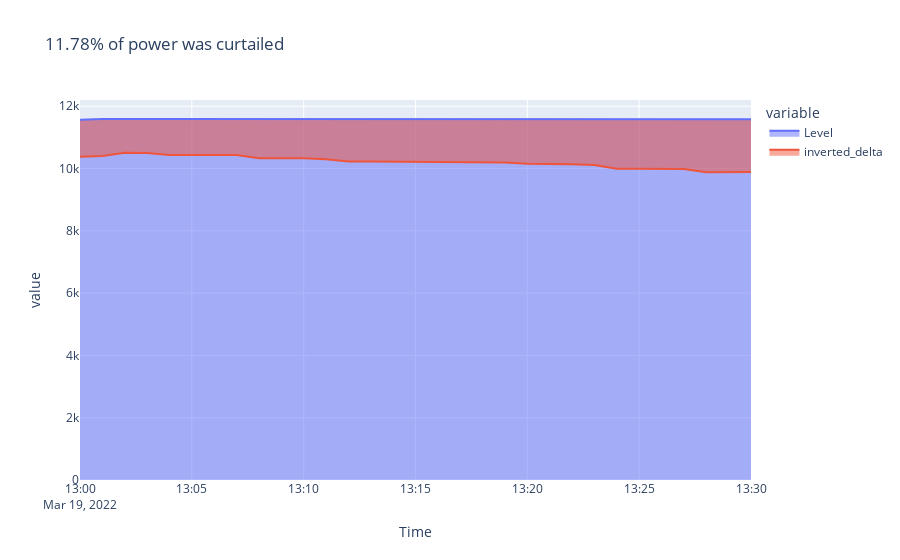

Here is the notebook cell this chart was saved with:
### Markdown cell above
Comparing just to wind, this is about 10% of wind power:

### Code cell
wind_sum = (
    df_generation[df_generation["Fuel Type"] == "WIND"]
    .groupby("Time")
    .sum()
    .reset_index()
)

df_generation_with_curtailment = (
    wind_sum.set_index("Time")
    .join(df_curtailment_all.groupby("Time").sum()["delta"], how="left")
    .reset_index()
)
df_generation_with_curtailment["inverted_delta"] = -df_generation_with_curtailment[
    "delta"
]

pct_curtailment = (
    df_generation_with_curtailment["delta"].sum()
    / df_generation_with_curtailment["Level"].sum()
    * 100
)
px.area(
    df_generation_with_curtailment,
    "Time",
    ["Level", "inverted_delta"],
    title=f"{pct_curtailment:.2f}% of power was curtailed",
)

### Figure 1 — Plotly figure (JSON) as saved in the notebook; plotly's stock layout.template omitted (floating-point values rounded to 4 significant figures)
{"data": [{"fillpattern": {"shape": ""}, "hovertemplate": "variable=Level<br>Time=%{x}<br>value=%{y}<extra></extra>", "legendgroup": "Level", "line": {"color": "#636efa"}, "marker": {"symbol": "circle"}, "mode": "lines", "name": "Level", "orientation": "v", "showlegend": true, "stackgroup": "1", "type": "scatter", "x": ["2022-03-19T13:00:00", "2022-03-19T13:01:00", "2022-03-19T13:02:00", "2022-03-19T13:03:00", "2022-03-19T13:04:00", "2022-03-19T13:05:00", "2022-03-19T13:06:00", "2022-03-19T13:07:00", "2022-03-19T13:08:00", "2022-03-19T13:09:00", "2022-03-19T13:10:00", "2022-03-19T13:11:00", "2022-03-19T13:12:00", "2022-03-19T13:13:00", "2022-03-19T13:14:00", "2022-03-19T13:15:00", "2022-03-19T13:16:00", "2022-03-19T13:17:00", "2022-03-19T13:18:00", "2022-03-19T13:19:00", "2022-03-19T13:20:00", "2022-03-19T13:21:00", "2022-03-19T13:22:00", "2022-03-19T13:23:00", "2022-03-19T13:24:00", "2022-03-19T13:25:00", "2022-03-19T13:26:00", "2022-03-19T13:27:00", "2022-03-19T13:28:00", "2022-03-19T13:29:00", "2022-03-19T13:30:00"], "xaxis": "x", "y": [11562, 11590.0, 11590.0, 11590.0, 11590.0, 11586, 11590.0, 11580.0, 11580.0, 11580.0, 11582, 11580.0, 11580.0, 11580.0, 11580.0, 11578, 11580.0, 11580.0, 11580.0, 11570.0, 11574, 11570.0, 11570.0, 11570.0, 11570.0, 11570, 11570.0, 11570.0, 11570.0, 11570.0, 11582], "yaxis": "y"}, {"fillpattern": {"shape": ""}, "hovertemplate": "variable=inverted_delta<br>Time=%{x}<br>value=%{y}<extra></extra>", "legendgroup": "inverted_delta", "line": {"color": "#EF553B"}, "marker": {"symbol": "circle"}, "mode": "lines", "name": "inverted_delta", "orientation": "v", "showlegend": true, "stackgroup": "1", "type": "scatter", "x": ["2022-03-19T13:00:00", "2022-03-19T13:01:00", "2022-03-19T13:02:00", "2022-03-19T13:03:00", "2022-03-19T13:04:00", "2022-03-19T13:05:00", "2022-03-19T13:06:00", "2022-03-19T13:07:00", "2022-03-19T13:08:00", "2022-03-19T13:09:00", "2022-03-19T13:10:00", "2022-03-19T13:11:00", "2022-03-19T13:12:00", "2022-03-19T13:13:00", "2022-03-19T13:14:00", "2022-03-19T13:15:00", "2022-03-19T13:16:00", "2022-03-19T13:17:00", "2022-03-19T13:18:00", "2022-03-19T13:19:00", "2022-03-19T13:20:00", "2022-03-19T13:21:00", "2022-03-19T13:22:00", "2022-03-19T13:23:00", "2022-03-19T13:24:00", "2022-03-19T13:25:00", "2022-03-19T13:26:00", "2022-03-19T13:27:00", "2022-03-19T13:28:00", "2022-03-19T13:29:00", "2022-03-19T13:30:00"], "xaxis": "x", "y": [-1186, -1186.0, -1086.0, -1087.0, -1151.0, -1152, -1153.0, -1153.0, -1253.0, -1253.0, -1254, -1288.0, -1352.0, -1353.0, -1353.0, -1377, -1378.0, -1378.0, -1379.0, -1379.0, -1423, -1424.0, -1434.0, -1463.0, -1579.0, -1580, -1581.0, -1581.0, -1691.0, -1675.0, -1696], "yaxis": "y"}], "layout": {"legend": {"title": {"text": "variable"}, "tracegroupgap": 0}, "title": {"text": "11.78% of power was curtailed"}, "xaxis": {"anchor": "y", "domain": [0, 1], "title": {"text": "Time"}}, "yaxis": {"anchor": "x", "domain": [0, 1], "title": {"text": "value"}}}}
